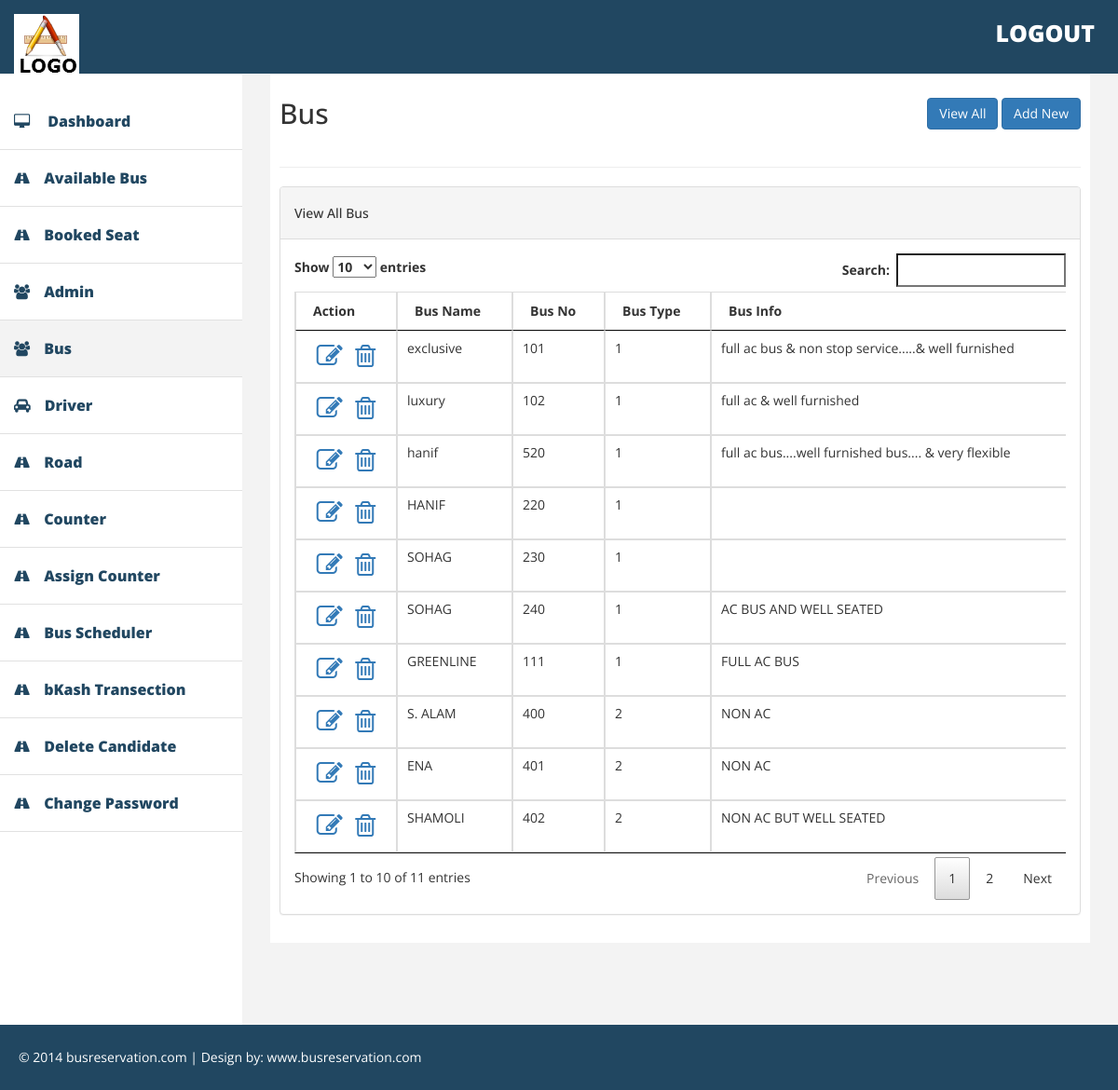
/admin/bus.php (signed in), run on the app's committed database.
### tables this page shows
CREATE TABLE IF NOT EXISTS `bus` (
  `id_bus` int(11) NOT NULL,
  `bus_name` varchar(255) NOT NULL,
  `bus_no` varchar(100) NOT NULL,
  `bus_type` tinyint(11) NOT NULL COMMENT '1 is A/C 2 is Non A/C',
  `bus_details` text NOT NULL,
  `is_active` tinyint(4) NOT NULL
);

### classes/DbHelper.php (called while the page is built, shortened)
<?php
class DbHelper{
    private $db_connect;
    public function __construct() {
		$host_name='localhost';
		$user_name='root';
		$password='';
		$db_name='reservation';
		$this->db_connect=  mysqli_connect($host_name,$user_name,$password,$db_name);
    }
	public function getAll( $table_name ) {
		$query_str = " SELECT * FROM ".$table_name;
		$sql_query = mysqli_query( $this->db_connect, $query_str );
		return $sql_query;
	}
}

### admin/bus.php (the view, shortened to what this page needs)
<?php
$page_menu = 'bus';
include('include/header.php');
include('../classes/DbHelper.php');
$dbHelper = new DbHelper();
$results = $dbHelper->getAll("bus");
?>
            <div id="page-wrapper" >
                <div id="page-inner">
                    <div class="row">
                        <div class="col-md-8">
                            <h2>Bus</h2>
                        </div>
                        <div class="col-md-4">
                            <div class="form-group text-right" style="margin:20px 0;">
                                <a href="" class="btn btn-primary">View All</a>
                                <a href="#add-new-section" class="btn btn-primary show-section">Add New</a>
                            </div>
                        </div>
                    </div>
                    <hr />
                    <div class="row section" id="view-all-section">
                        <div class="col-md-12">
                            <div class="panel panel-default">
                                <div class="panel-heading">
                                    <h5>View All Bus</h5>
                                </div>
                                <div class="panel-body">
                                     <div class="table-responsive">
                                      <table class="table table-bordered">
                                        <thead>
                                          <tr>
                                            <th>Action</th>
                                            <th>Bus Name</th>
                                            <th>Bus No</th>
                                            <th>Bus Type</th>
                                            <th>Bus Info</th>
                                          </tr>
                                        </thead>
                                        <tbody>
                                        <?php
                                            while( $row = mysqli_fetch_array( $results ) ) {
                                                ?>
                                                  <tr>
                                                    <td class="text-center"><a class="edit-item" href="<?php echo $row['id_bus']; ?>"><i class="fa fa-2x fa-edit"></i></a> <a class="delete-item" href="<?php echo $row['id_bus']; ?>"><i class="fa fa-2x fa-trash-o"></i></a></td>
                                                    <td><?php echo $row['bus_name']; ?></td>
                                                    <td><?php echo $row['bus_no']; ?></td>
                                                    <td><?php echo $row['bus_type']; ?></td>
                                                    <td><?php echo $row['bus_details']; ?></td>
                                                  </tr>
                                                <?php
                                            }
                                        ?>
                                        </tbody>
                                      </table>
                                    </div>
                                </div>
                            </div>
                        </div>
                    </div>
                </div>
            </div>
<?php
include('include/footer.php');
?>

### admin/include/header.php (shortened to what this page needs)
<!DOCTYPE html>
<html xmlns="http://www.w3.org/1999/xhtml">
    <head>
        <link href="../assets/admin_assets/css/bootstrap.min.css" rel="stylesheet" />
        <link href="../assets/admin_assets/css/datatable.css" rel="stylesheet" />
        <link href="../assets/admin_assets/css/font-awesome.css" rel="stylesheet" />
        <link href="../assets/admin_assets/css/custom.css" rel="stylesheet" />
    </head>
    <body>
        <div id="wrapper">
            <div class="navbar navbar-inverse navbar-fixed-top">
                <div class="adjust-nav">
                    <div class="navbar-header">
                        <a class="navbar-brand" href="#">
                            <img src="../assets/admin_assets/img/logo.png" />
                        </a>
                    </div>
                    <span class="logout-spn" >
                        <a href="logout.php" style="color:#fff;">LOGOUT</a>
                    </span>
                </div>
            </div>
            <nav class="navbar-default navbar-side" role="navigation">
                <div class="sidebar-collapse">
                    <ul class="nav" id="main-menu">
                        <li class="<?php echo ($page_menu == "dashboard") ?  'active-link' : ''; ?>">
                            <a href="dashboard.php" ><i class="fa fa-desktop "></i> Dashboard</a>
                        </li>
                        <li class="<?php echo ($page_menu == "available_bus_schedule") ?  'active-link' : ''; ?>">
                            <a href="available_bus_schedule.php"><i class="fa fa-road "></i>Available Bus</a>
                        </li>
                        <li class="<?php echo ($page_menu == "booked_seat") ?  'active-link' : ''; ?>">
                            <a href="booked_seat.php"><i class="fa fa-road "></i>Booked Seat</a>
                        </li>
                        <?php if( $_SESSION['admin']['admin_type'] == 1 ) { ?>
                        <li class="<?php echo ($page_menu == "admin") ?  'active-link' : ''; ?>">
                            <a href="admins.php"><i class="fa fa-users "></i>Admin </a>
                        </li>
                        <li class="<?php echo ($page_menu == "bus") ?  'active-link' : ''; ?>">
                            <a href="bus.php"><i class="fa fa-users "></i>Bus </a>
                        </li>
                        <li class="<?php echo ($page_menu == "driver") ?  'active-link' : ''; ?>">
                            <a href="driver.php"><i class="fa fa-car "></i>Driver </a>
                        </li>
                        <li class="<?php echo ($page_menu == "road") ?  'active-link' : ''; ?>">
                            <a href="road.php"><i class="fa fa-road "></i>Road </a>
                        </li>
                        <li class="<?php echo ($page_menu == "counter") ?  'active-link' : ''; ?>">
                            <a href="counter.php"><i class="fa fa-road "></i>Counter </a>
                        </li>
                        <li class="<?php echo ($page_menu == "assign_counter") ?  'active-link' : ''; ?>">
                            <a href="assign_counter.php"><i class="fa fa-road "></i>Assign Counter </a>
                        </li>
                        <li class="<?php echo ($page_menu == "bus_schedule") ?  'active-link' : ''; ?>">
                            <a href="bus_schedule.php"><i class="fa fa-road "></i>Bus Scheduler </a>
                        </li>
                       <li class="<?php echo ($page_menu == "bkash_transection") ?  'active-link' : ''; ?>">
                            <a href="bkash_transection.php"><i class="fa fa-road "></i>bKash Transection</a>
                        </li>
                        <li>
                            <a href="delete_unpaid_seat_booked.php" target="_blank"><i class="fa fa-road "></i>Delete Candidate </a>
                        </li>
                        <?php } ?>
                        <li class="<?php echo ($page_menu == "change_password") ?  'active-link' : ''; ?>">
                            <a href="change_password.php"><i class="fa fa-road "></i>Change Password </a>
                        </li>
                    </ul>
                </div>
            </nav>

### admin/include/footer.php (shortened to what this page needs)
        </div>
        <div class="footer">
            <div class="row">
                <div class="col-lg-12" >
                    &copy;  2014 busreservation.com | Design by: <a href="http://busreservation.com" style="color:#fff;" target="_blank">www.busreservation.com</a>
                </div>
            </div>
        </div>
    </body>
</html>

### assets/admin_assets/css/datatable.css (style rules this page uses)
table.dataTable { width:100%;margin:0 auto;clear:both;border-collapse:separate;border-spacing:0 }
table.dataTable thead th,table.dataTable tfoot th { font-weight:bold }
table.dataTable thead th,table.dataTable thead td { padding:10px 18px;border-bottom:1px solid #111 }
table.dataTable thead .sorting,table.dataTable thead .sorting_asc,table.dataTable thead .sorting_desc,table.dataTable thead .sorting_asc_disabled,table.dataTable thead .sorting_desc_disabled { cursor:pointer;*cursor:hand }
table.dataTable thead .sorting,table.dataTable thead .sorting_asc,table.dataTable thead .sorting_desc,table.dataTable thead .sorting_asc_disabled,table.dataTable thead .sorting_desc_disabled { background-repeat:no-repeat;background-position:center right }
table.dataTable thead .sorting { background-image:url("../images/sort_both.png") }
table.dataTable thead .sorting_asc { background-image:url("../images/sort_asc.png") }
table.dataTable tbody tr { background-color:#ffffff }
table.dataTable tbody th,table.dataTable tbody td { padding:8px 10px }
table.dataTable.no-footer { border-bottom:1px solid #111 }
table.dataTable,table.dataTable th,table.dataTable td { -webkit-box-sizing:content-box;box-sizing:content-box }

### assets/admin_assets/css/custom.css (style rules this page uses)
body { font-family: 'Open Sans', sans-serif; line-height:30px; }
#wrapper { width: 100%; margin-top:50px; }
#page-wrapper { padding: 15px 15px; min-height: 600px; background:#F3F3F3; }
#page-inner { width:100%; margin:10px 20px 10px 0px; background-color:#fff!important; padding:10px; min-height:700px; }
.sidebar-collapse .nav { padding:0; padding-top:50px; }
.sidebar-collapse > .nav > li > a { padding:15px 10px; color: #214761; font-weight: 900; font-size: 16px; }
.sidebar-collapse > .nav > li { border-bottom:1px solid #e1e1e1; }
.navbar-side { border:none; background-color: #fff; }
.navbar-inverse { background-color: #214761; border-color: #F0F0F0; min-height: 80px; }
.nav > li > a > i { margin-right:10px; }
.logout-spn { float:right; color:#fff; font-size:25px; font-weight:800; margin:20px; margin: 20px 25px 10px 50px; }
.logout-spn a { text-decoration:none; }
.active-link { background-color:#f3f3f3; }
.footer { background-color:#214761; width:100%; color:#fff; padding:20px 50px 20px 50px; padding-left:20px; }
.fa { padding:5px; }
@media (min-width:768px) { #page-wrapper { margin: 0 0 0 260px; padding: 15px 30px; min-height: 1050px; } }
@media (min-width:768px) { .navbar-side { z-index: 1; position: absolute; width: 260px; } }

### data on the page
bus: bus_name "exclusive", bus_no "101", bus_type "1", bus_details "full ac bus & non stop service.....& well furnished"
bus: bus_name "luxury", bus_no "102", bus_type "1", bus_details "full ac & well furnished"
bus: bus_name "hanif", bus_no "520", bus_type "1", bus_details "full ac bus....well furnished bus.... & very flexible"
bus: bus_name "HANIF", bus_no "220", bus_type "1"
bus: bus_name "SOHAG", bus_no "230", bus_type "1"
bus: bus_name "SOHAG", bus_no "240", bus_type "1", bus_details "AC BUS AND WELL SEATED"
bus: bus_name "GREENLINE", bus_no "111", bus_type "1", bus_details "FULL AC BUS"
bus: bus_name "S. ALAM", bus_no "400", bus_type "2", bus_details "NON AC"
bus: bus_name "ENA", bus_no "401", bus_type "2", bus_details "NON AC"
bus: bus_name "SHAMOLI", bus_no "402", bus_type "2", bus_details "NON AC BUT WELL SEATED"
